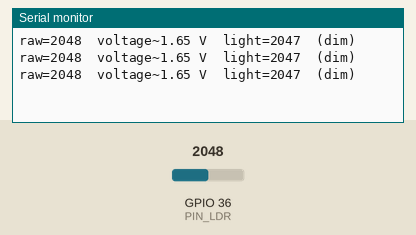
The sketch below on a simulated ESP32. On the bench: the last lines printed to the serial monitor. The test bench sets the inputs (shaded band); at power-on: GPIO 36 (PIN_LDR) = 2048.

Above: at 1.3 s.
1.4 s: GPIO 36 (PIN_LDR) set to 1668
At 1.9 s:
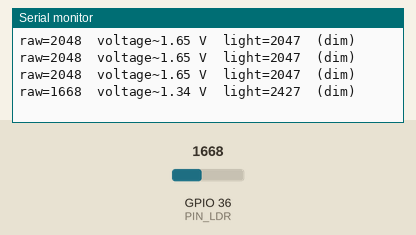
2.9 s: GPIO 36 (PIN_LDR) set to 1570
At 3.4 s:
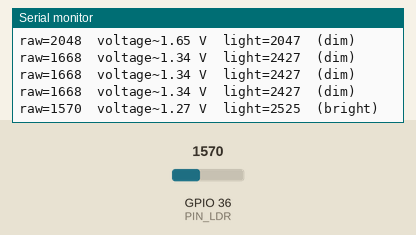

The sketch:

module06_ldr_divider.ino
```cpp
// Module 6 - Practice 1: LDR and voltage divider
// Circuit: 3.3 V -> 10 kiloohm resistor -> midpoint -> LDR -> GND.
// Midpoint to VP (GPIO 36). The brighter it is, the smaller the LDR's resistance,
// the lower the midpoint voltage, and the lower the raw number.

const int PIN_LDR = 36;             // VP: LDR (canonical pin map)
const int DARK_THRESHOLD = 1000;    // light below this counts as dark (adjust it to your room)
const int BRIGHT_THRESHOLD = 2500;  // light above this counts as bright

void setup() {
  Serial.begin(115200);
}

void loop() {
  int raw = analogRead(PIN_LDR);     // 0 to 4095
  float voltage = raw * 3.3 / 4095;  // rough estimate with the "straight ruler" (Concept 2)
  int light = 4095 - raw;            // inverted: the brighter it is, the bigger the number

  Serial.print("raw=");
  Serial.print(raw);
  Serial.print("  voltage~");
  Serial.print(voltage, 2);  // 2 digits after the decimal point
  Serial.print(" V  light=");
  Serial.print(light);
  if (light < DARK_THRESHOLD) {
    Serial.println("  (dark)");
  } else if (light < BRIGHT_THRESHOLD) {
    Serial.println("  (dim)");
  } else {
    Serial.println("  (bright)");
  }
  delay(500);
}
```

Measured:
- the behaviour switches between 1596 and 1595 on GPIO 36 (PIN_LDR) (found by bisection; images 1 and 2)
- after the input at 1.4 s, the serial monitor: prints a new line after 0.10 s (image 1)
- after the input at 2.9 s, the serial monitor: prints a new line after 0.10 s (image 2)
